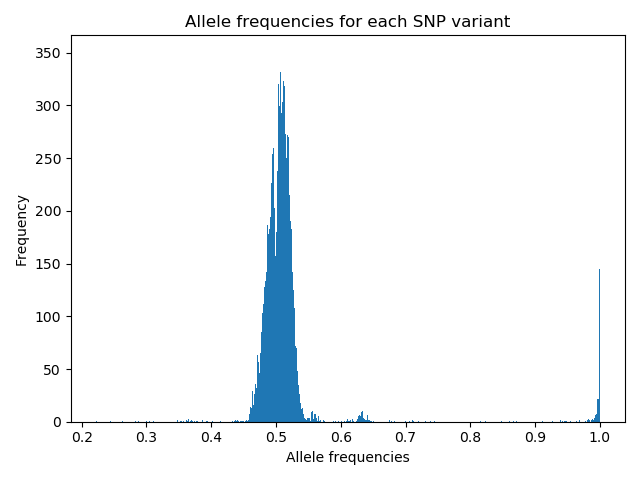

This chart was generated by the following Python code:
#!/usr/bin/env python3

# Program to plot allele frequencies in histogram and genetic relatedness in PCA 
# Usage: class4Analysis.py <.vcf file> <plink PCA eigenvec>

import sys
import matplotlib.pyplot as plt

allele_frequencies = []
pca_xvals = []
pca_yvals = []
family_set = set()
family_colors = {}
color_list = []

for line in open(sys.argv[1]):
    if not line.startswith("#"):
         fields = line.rstrip('\n').split()
         if ',' not in fields[7]:
             allele_frequencies.append(float(fields[7].split('=')[1]))
         elif ',' in fields[7]:
             something = fields[7].split('=')[1]
             allele_frequencies.append(float(something.split(',')[0]))
                         
for line in open(sys.argv[2]):
    pca_xvals_value = float(line.rstrip().split()[2])
    pca_yvals_value = float(line.rstrip().split()[3])  
    family = line.rstrip().split()[0]
    color_list.append((family,pca_xvals_value, pca_yvals_value))
    family_set.add(family)
    
family = list(family_set)
colors = ['#800000', '#9A6324', '#e6194B', '#808000', '#ffe119', '#469990', '#000075', '#000000', '#f032e6', '#aaffc3', '#a9a9a9']
for i in range(len(family)):
    family_colors[family[i]] = colors[i]

# print(pca_xvals)
# print(pca_yvals)

fig, ax = plt.subplots()
ax.hist(allele_frequencies, bins=1000)
ax.set_xlabel('Allele frequencies')
ax.set_ylabel('Frequency')
ax.set_title('Allele frequencies for each SNP variant')
plt.tight_layout()
fig.savefig("class4Analysis.png")
plt.close(fig)

fig1, ax1 = plt.subplots()
for point in color_list:
    ax1.scatter(point[1], point[2], color = family_colors[point[0]])
ax1.set_xlabel('First principal component')
ax1.set_ylabel('Second principle component')
ax1.set_title('PCA of individual variants')
plt.tight_layout()
fig1.savefig("pca.png")
plt.close(fig1)

         